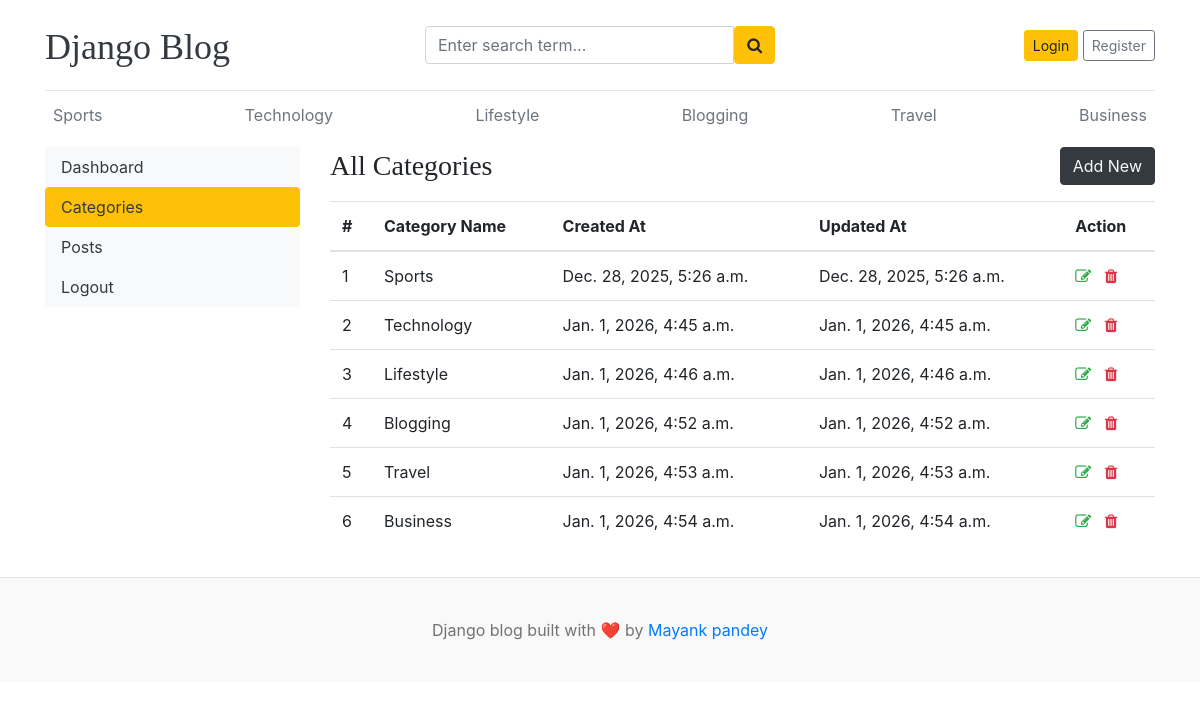
/dashboard/categories/, run on the app's committed database.
### app/models.py (models this page shows)
class Category(models.Model):
    category_name = models.CharField(max_length=50, unique=True)
    created_at = models.DateTimeField(auto_now_add=True)
    updated_at = models.DateTimeField(auto_now=True)
    class Meta:
        verbose_name_plural = "Categories"
    def __str__(self):
        return self.category_name

### dashboards/views.py (the view)
# urls.py: path("categories/", views.categories, name="categories"),
def categories(request):
    return render(request, "dashboard/categories.html")

### app/context_processors.py (called while the page is built)
def get_categories(request):
    categories = Category.objects.all()
    return dict(categories=categories)

def get_social_link(request):
    socialLink = SocialLink.objects.all()
    return dict(socialLink=socialLink)

### templates/dashboard/categories.html (shortened to what this page needs)
{% extends 'base.html' %}
{% block body %}
<div class="row mb-3">
{% include 'dashboard/sidebar.html' %}
    <div class="col-md-9">
        <div class="d-flex justify-content-between align-items-center mb-3">
            <h3 class="mb-0">All Categories</h3>
            <a href="{% url 'add_category' %}" class="btn btn-dark text-light">Add New</a>
        </div>
        <table class="table table-hover">
            <thead>
                <tr>
                    <th>#</th>
                    <th>Category Name</th>
                    <th>Created At</th>
                    <th>Updated At</th>
                    <th>Action</th>
                </tr>
            </thead>
            <tbody>
                {% for cat in categories %}
                <tr>
                    <td>{{ forloop.counter }}</td>
                    <td>{{ cat }}</td>
                    <td>{{ cat.created_at }}</td>
                    <td>{{ cat.updated_at }}</td>
                    <td>
                        <a href="{% url 'edit_category' cat.id %}"><i class="fa fa-edit text-success"></i></a>
                        <a href="{% url 'delete_category' cat.id %}"><i class="fa fa-trash text-danger"></i></a>
                    </td>
                </tr>
                {% endfor %}
            </tbody>
        </table>
    </div>
</div>
{% endblock %}

### templates/base.html (shortened to what this page needs)
{% load static %}
<!DOCTYPE html>
<html lang="en">
  <head>
    <link
      href="https://getbootstrap.com/docs/4.0/dist/css/bootstrap.min.css"
      rel="stylesheet"
    />
    <link href="{% static 'css/blog.css' %}" rel="stylesheet" />
    <link rel="stylesheet" href="https://cdnjs.cloudflare.com/ajax/libs/font-awesome/4.7.0/css/font-awesome.min.css">
  </head>
  <body>
       <div class="container">
      <header class="blog-header py-3">
        <div class="row flex-nowrap justify-content-between align-items-center">
          <div class="col-4 pt-1">
            <a class="blog-header-logo text-dark" href="/">Django Blog</a>
          </div>
          <div class="col-4">
            <form action="{% url 'search' %}" method="GET">
              <div class="input-group">
                <input class="form-control" type="text" name="keyword" value="{{ keyword }}" placeholder="Enter search term..." aria-label="Enter search term..." aria-describedby="button-search" />
                <button type="submit" class="btn btn-warning" id="button-search" type="button"><i class="fa fa-search"></i></button>
            </div>
            </form>
          </div>
          <div class="col-4 d-flex justify-content-end align-items-center">
            {% if not user.is_authenticated %}
            <a class="btn btn-sm btn-warning" href="{% url 'login' %}">Login</a> &nbsp;
            <a class="btn btn-sm btn-outline-secondary" href="{% url 'register' %}">Register</a>
            {% else %}
            <span><a href="{% url 'dashboard' %}">Dashboard</a></span>
            &emsp;
            <span><a href="{% url 'logout' %}">Logout</a></span>
            {% endif %}
          </div>
        </div>
      </header>
      <div class="nav-scroller py-1 mb-2">
        <nav class="nav d-flex justify-content-between">
          {% for cat in categories %}
          <a class="p-2 text-muted" href="{% url 'posts_by_category' cat.id %}">{{ cat.category_name }}</a>
          {% endfor %}
        </nav>
      </div>
    {% block body %}{% endblock %}
    </div>
    <footer class="blog-footer">
      <p>Django blog built with ❤️ by <a href="#">Mayank pandey</a></p>
    </footer>
  </body>
</html>

### blog/static/css/blog.css (style rules this page uses)
.blog-header { border-bottom: 1px solid #e5e5e5; }
.blog-header-logo { font-family: "Playfair Display", Georgia, "Times New Roman", serif ; font-size: 2.25rem; }
h1, h2, h3, h4, h5, h6 { font-family: "Playfair Display", Georgia, "Times New Roman", serif ; }
.blog-footer { padding: 2.5rem 0; color: #727272; text-align: center; background-color: #f9f9f9; border-top: 0.05rem solid #e5e5e5; }
.blog-footer p:last-child { margin-bottom: 0; }

### data on the page
Category: category_name "Sports", created_at "Dec. 28, 2025, 5:26 a.m.", updated_at "Dec. 28, 2025, 5:26 a.m."
Category: category_name "Technology", created_at "Jan. 1, 2026, 4:45 a.m.", updated_at "Jan. 1, 2026, 4:45 a.m."
Category: category_name "Lifestyle", created_at "Jan. 1, 2026, 4:46 a.m.", updated_at "Jan. 1, 2026, 4:46 a.m."
Category: category_name "Blogging", created_at "Jan. 1, 2026, 4:52 a.m.", updated_at "Jan. 1, 2026, 4:52 a.m."
Category: category_name "Travel", created_at "Jan. 1, 2026, 4:53 a.m.", updated_at "Jan. 1, 2026, 4:53 a.m."
Category: category_name "Business", created_at "Jan. 1, 2026, 4:54 a.m.", updated_at "Jan. 1, 2026, 4:54 a.m."
